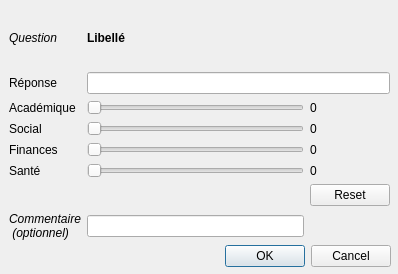
<?xml version="1.0" encoding="UTF-8"?>
<ui version="4.0">
 <class>Dialog</class>
 <widget class="QDialog" name="Dialog">
  <property name="geometry">
   <rect>
    <x>0</x>
    <y>0</y>
    <width>398</width>
    <height>274</height>
   </rect>
  </property>
  <property name="windowTitle">
   <string>Dialog</string>
  </property>
  <widget class="QDialogButtonBox" name="buttonBox">
   <property name="geometry">
    <rect>
     <x>210</x>
     <y>240</y>
     <width>181</width>
     <height>32</height>
    </rect>
   </property>
   <property name="orientation">
    <enum>Qt::Horizontal</enum>
   </property>
   <property name="standardButtons">
    <set>QDialogButtonBox::Cancel|QDialogButtonBox::Ok</set>
   </property>
  </widget>
  <widget class="QWidget" name="gridLayoutWidget">
   <property name="geometry">
    <rect>
     <x>9</x>
     <y>9</y>
     <width>381</width>
     <height>231</height>
    </rect>
   </property>
   <layout class="QGridLayout" name="gridLayout">
    <item row="2" column="2">
     <widget class="QLabel" name="labelSliderAca">
      <property name="text">
       <string>0</string>
      </property>
     </widget>
    </item>
    <item row="3" column="1">
     <widget class="QSlider" name="socialSlider">
      <property name="orientation">
       <enum>Qt::Horizontal</enum>
      </property>
     </widget>
    </item>
    <item row="1" column="0">
     <widget class="QLabel" name="label">
      <property name="text">
       <string>Réponse</string>
      </property>
     </widget>
    </item>
    <item row="0" column="0">
     <widget class="QLabel" name="label_2">
      <property name="font">
       <font>
        <italic>true</italic>
       </font>
      </property>
      <property name="text">
       <string>Question</string>
      </property>
     </widget>
    </item>
    <item row="4" column="2">
     <widget class="QLabel" name="labelSliderFin">
      <property name="text">
       <string>0</string>
      </property>
     </widget>
    </item>
    <item row="4" column="0">
     <widget class="QLabel" name="label_6">
      <property name="text">
       <string>Finances</string>
      </property>
     </widget>
    </item>
    <item row="2" column="1">
     <widget class="QSlider" name="academicsSlider">
      <property name="orientation">
       <enum>Qt::Horizontal</enum>
      </property>
     </widget>
    </item>
    <item row="3" column="0">
     <widget class="QLabel" name="label_5">
      <property name="text">
       <string>Social</string>
      </property>
     </widget>
    </item>
    <item row="1" column="1" colspan="2">
     <widget class="QLineEdit" name="answerText_lineEdit"/>
    </item>
    <item row="8" column="1">
     <widget class="QLineEdit" name="comment_lineEdit"/>
    </item>
    <item row="8" column="0">
     <widget class="QLabel" name="label_3">
      <property name="font">
       <font>
        <italic>true</italic>
       </font>
      </property>
      <property name="text">
       <string>Commentaire 
 (optionnel)</string>
      </property>
     </widget>
    </item>
    <item row="3" column="2">
     <widget class="QLabel" name="labelSliderSoc">
      <property name="text">
       <string>0</string>
      </property>
     </widget>
    </item>
    <item row="4" column="1">
     <widget class="QSlider" name="financesSlider">
      <property name="orientation">
       <enum>Qt::Horizontal</enum>
      </property>
     </widget>
    </item>
    <item row="0" column="1" colspan="2">
     <widget class="QLabel" name="questionLabel">
      <property name="font">
       <font>
        <weight>75</weight>
        <bold>true</bold>
       </font>
      </property>
      <property name="text">
       <string>Libellé</string>
      </property>
     </widget>
    </item>
    <item row="5" column="2">
     <widget class="QLabel" name="labelSliderHea">
      <property name="text">
       <string>0</string>
      </property>
     </widget>
    </item>
    <item row="5" column="0">
     <widget class="QLabel" name="label_7">
      <property name="text">
       <string>Santé</string>
      </property>
     </widget>
    </item>
    <item row="5" column="1">
     <widget class="QSlider" name="healthSlider">
      <property name="orientation">
       <enum>Qt::Horizontal</enum>
      </property>
     </widget>
    </item>
    <item row="2" column="0">
     <widget class="QLabel" name="label_4">
      <property name="text">
       <string>Académique</string>
      </property>
     </widget>
    </item>
    <item row="6" column="2">
     <widget class="QPushButton" name="resetButton">
      <property name="sizePolicy">
       <sizepolicy hsizetype="Maximum" vsizetype="Maximum">
        <horstretch>0</horstretch>
        <verstretch>0</verstretch>
       </sizepolicy>
      </property>
      <property name="text">
       <string>Reset</string>
      </property>
     </widget>
    </item>
   </layout>
  </widget>
 </widget>
 <resources/>
 <connections>
  <connection>
   <sender>buttonBox</sender>
   <signal>rejected()</signal>
   <receiver>Dialog</receiver>
   <slot>reject()</slot>
   <hints>
    <hint type="sourcelabel">
     <x>316</x>
     <y>260</y>
    </hint>
    <hint type="destinationlabel">
     <x>286</x>
     <y>274</y>
    </hint>
   </hints>
  </connection>
 </connections>
</ui>
